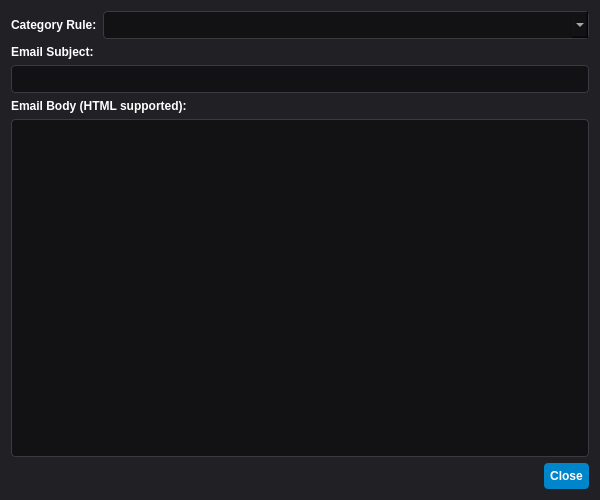
<?xml version="1.0" encoding="UTF-8"?>
<ui version="4.0">
 <class>TemplateEditorDialog</class>
 <widget class="QDialog" name="TemplateEditorDialog">
  <property name="geometry">
   <rect><x>0</x><y>0</y><width>600</width><height>500</height></rect>
  </property>
  <property name="windowTitle">
   <string>Edit Email Templates</string>
  </property>
  <property name="styleSheet">
   <string notr="true">
    QDialog { background: #202025; color: white; }
    QLabel { color: white; font-weight: bold; }
    QLineEdit, QTextEdit, QComboBox { background: #121214; color: white; border: 1px solid #3a3a40; border-radius: 4px; padding: 5px; }
    QPushButton { padding: 6px; border-radius: 4px; font-weight: bold; background: #0085ca; color: white; }
    QPushButton:hover { background: #3c649f; }
   </string>
  </property>
  <layout class="QVBoxLayout" name="verticalLayout">
   <item>
    <layout class="QHBoxLayout" name="horizontalLayout">
     <item>
      <widget class="QLabel" name="label">
       <property name="text"><string>Category Rule:</string></property>
      </widget>
     </item>
     <item>
      <widget class="QComboBox" name="combo_category">
       <property name="sizePolicy"><sizepolicy hsizetype="Expanding" vsizetype="Fixed"><horstretch>0</horstretch><verstretch>0</verstretch></sizepolicy></property>
      </widget>
     </item>
    </layout>
   </item>
   <item>
    <widget class="QLabel" name="label_2">
     <property name="text"><string>Email Subject:</string></property>
    </widget>
   </item>
   <item>
    <widget class="QLineEdit" name="edit_subject"/>
   </item>
   <item>
    <widget class="QLabel" name="label_3">
     <property name="text"><string>Email Body (HTML supported):</string></property>
    </widget>
   </item>
   <item>
    <widget class="QTextEdit" name="edit_body"/>
   </item>
   <item>
    <widget class="QDialogButtonBox" name="buttonBox">
     <property name="standardButtons"><set>QDialogButtonBox::Close</set></property>
    </widget>
   </item>
  </layout>
 </widget>
 <resources/>
 <connections>
  <connection>
   <sender>buttonBox</sender>
   <signal>accepted()</signal>
   <receiver>TemplateEditorDialog</receiver>
   <slot>accept()</slot>
  </connection>
  <connection>
   <sender>buttonBox</sender>
   <signal>rejected()</signal>
   <receiver>TemplateEditorDialog</receiver>
   <slot>reject()</slot>
  </connection>
 </connections>
</ui>
